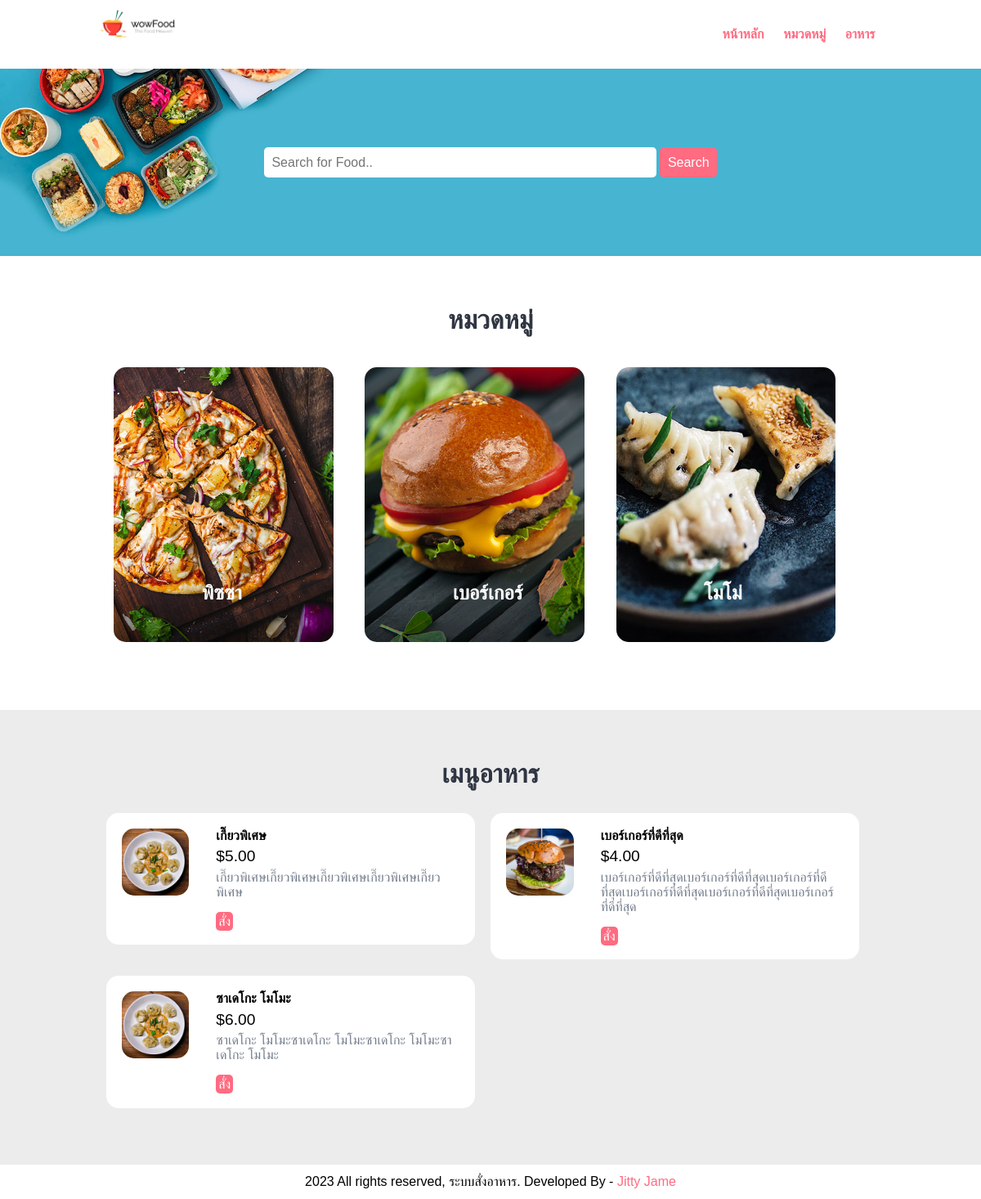
The page / on the database its author committed.
### tables this page shows
CREATE TABLE `tbl_category` (
  `id` int(10) UNSIGNED NOT NULL,
  `title` varchar(100) NOT NULL,
  `image_name` varchar(255) NOT NULL,
  `featured` varchar(10) NOT NULL,
  `active` varchar(10) NOT NULL
);

CREATE TABLE `tbl_food` (
  `id` int(10) UNSIGNED NOT NULL,
  `title` varchar(100) NOT NULL,
  `description` text NOT NULL,
  `price` decimal(10,2) NOT NULL,
  `image_name` varchar(255) NOT NULL,
  `category_id` int(10) UNSIGNED NOT NULL,
  `featured` varchar(10) NOT NULL,
  `active` varchar(10) NOT NULL
);

### index.php (the view, shortened to what this page needs)
<?php include('partials-front/menu.php'); ?>
<section class="food-search text-center">
    <div class="container">
        <form action="<?php echo SITEURL; ?>food-search.php" method="POST">
            <input type="search" name="search" placeholder="Search for Food.." required>
            <input type="submit" name="submit" value="Search" class="btn btn-primary">
        </form>
    </div>
</section>
<section class="categories">
    <div class="container">
        <h2 class="text-center">หมวดหมู่</h2>
        <?php
            $sql = "SELECT * FROM tbl_category WHERE active='Yes' AND featured='Yes' LIMIT 3";
            $res = mysqli_query($conn, $sql);
            $count = mysqli_num_rows($res);
            if($count>0)
            {
                while($row=mysqli_fetch_assoc($res))
                {
                    $id = $row['id'];
                    $title = $row['title'];
                    $image_name = $row['image_name'];
                    ?>
                    <a href="<?php echo SITEURL; ?>category-foods.php?category_id=<?php echo $id; ?>">
                        <div class="box-3 float-container">
                            <?php
                                if($image_name=="")
                                {
                                    echo "<div class='error'>Image not Available</div>";
                                }
                                else
                                {
                                    ?>
                                    <img src="<?php echo SITEURL; ?>images/category/<?php echo $image_name; ?>" alt="Pizza" class="img-responsive img-curve">
                                    <?php
                                }
                            ?>
                            <h3 class="float-text text-white"><?php echo $title; ?></h3>
                        </div>
                    </a>
                    <?php
                }
            }
            else
            {
                echo "<div class='error'>Category not Added.</div>";
            }
        ?>
    </div>
</section>
<section class="food-menu">
    <div class="container">
        <h2 class="text-center">เมนูอาหาร</h2>
        <?php
        $sql2 = "SELECT * FROM tbl_food WHERE active='Yes' AND featured='Yes' LIMIT 6";
        $res2 = mysqli_query($conn, $sql2);
        $count2 = mysqli_num_rows($res2);
        if($count2>0)
        {
            while($row=mysqli_fetch_assoc($res2))
            {
                $id = $row['id'];
                $title = $row['title'];
                $price = $row['price'];
                $description = $row['description'];
                $image_name = $row['image_name'];
                ?>
                <div class="food-menu-box">
                    <div class="food-menu-img">
                        <?php
                            if($image_name=="")
                            {
                                echo "<div class='error'>Image not available.</div>";
                            }
                            else
                            {
                                ?>
                                <img src="<?php echo SITEURL; ?>images/food/<?php echo $image_name; ?>" alt="Chicke Hawain Pizza" class="img-responsive img-curve">
                                <?php
                            }
                        ?>
                    </div>
                    <div class="food-menu-desc">
                        <h4><?php echo $title; ?></h4>
                        <p class="food-price">$<?php echo $price; ?></p>
                        <p class="food-detail">
                            <?php echo $description; ?>
                        </p>
                        <br>
                        <a href="<?php echo SITEURL; ?>order.php?food_id=<?php echo $id; ?>" class="btn btn-primary">สั่ง</a>
                    </div>
                </div>
                <?php
            }
        }
        else
        {
            echo "<div class='error'>Food not available.</div>";
        }
        ?>
    </div>
</section>
<?php include('partials-front/footer.php'); ?>

### partials-front/menu.php (shortened to what this page needs)
<!DOCTYPE html>
<html lang="en">
<head>
    <link rel="stylesheet" href="css/style.css">
</head>
<body>
    <section class="navbar">
        <div class="container">
            <div class="logo">
                <a href="#" title="Logo">
                    <img src="images/logo.png" alt="Restaurant Logo" class="img-responsive">
                </a>
            </div>
            <div class="menu text-right">
                <ul>
                    <li>
                        <a href="<?php echo SITEURL; ?>">หน้าหลัก</a>
                    </li>
                    <li>
                        <a href="<?php echo SITEURL; ?>categories.php">หมวดหมู่</a>
                    </li>
                    <li>
                        <a href="<?php echo SITEURL; ?>foods.php">อาหาร</a>
                    </li>
                </ul>
            </div>
        </div>
    </section>

### partials-front/footer.php (shortened to what this page needs)
    <section class="footer">
        <div class="container text-center">
        <p class="text-center">2023 All rights reserved, ระบบสั่งอาหาร. Developed By - <a href="https://www.facebook.com/profile.php?id=100007282425944"> Jitty Jame</a></p>
        </div>
    </section>
</body>
</html>

### css/style.css (style rules this page uses)
* { margin: 0 0; padding: 0 0; font-family: Arial, Helvetica, sans-serif; }
.container { width: 80%; margin: 0 auto; padding: 1%; }
.img-responsive { width: 100%; }
.img-curve { border-radius: 15px; }
.text-right { text-align: right; }
.text-center { text-align: center; }
.text-white { color: white; }
a { color: #ff6b81; text-decoration: none; }
.btn { padding: 1%; border: none; font-size: 1rem; border-radius: 5px; }
.btn-primary { background-color: #ff6b81; color: white; cursor: pointer; }
h2 { color: #2f3542; font-size: 2rem; margin-bottom: 2%; }
h3 { font-size: 1.5rem; }
.float-container { position: relative; }
.float-text { position: absolute; bottom: 50px; left: 40%; }
.logo { width: 10%; float: left; }
.menu { line-height: 60px; }
.menu ul { list-style-type: none; }
.menu ul li { display: inline; padding: 1%; font-weight: bold; }
.food-search { background-image: url(../images/bg.jpg); background-size: cover; background-repeat: no-repeat; background-position: center; padding: 7% 0; }
.food-search input[type="search"] { width: 50%; padding: 1%; font-size: 1rem; border: none; border-radius: 5px; }
.categories { padding: 4% 0; }
.box-3 { width: 28%; float: left; margin: 2%; }
.food-menu { background-color: #ececec; padding: 4% 0; }
.food-menu-box { width: 43%; margin: 1%; padding: 2%; float: left; background-color: white; border-radius: 15px; }
.food-menu-img { width: 20%; float: left; }
.food-menu-desc { width: 70%; float: left; margin-left: 8%; }
.food-price { font-size: 1.2rem; margin: 2% 0; }
.food-detail { font-size: 1rem; color: #747d8c; }

### rows shown on the page
tbl_category: image_name (picture), title "พิซซา"
tbl_category: image_name (picture), title "เบอร์เกอร์"
tbl_category: image_name (picture), title "โมโม่"
tbl_food: image_name (picture), title "เกี๊ยวพิเศษ", price "5.00", description "เกี๊ยวพิเศษเกี๊ยวพิเศษเกี๊ยวพิเศษเกี๊ยวพิเศษเกี๊ยวพิเศษ"
tbl_food: image_name (picture), title "เบอร์เกอร์ที่ดีที่สุด", price "4.00", description "เบอร์เกอร์ที่ดีที่สุดเบอร์เกอร์ที่ดีที่สุดเบอร์เกอร์ที่ดีที่สุดเบอร์เกอร์ที่ดีที่สุดเบอร์เกอร์ที่ดีที่สุดเบอร์เกอร์ที่ดีที่สุด"
tbl_food: image_name (picture), title "ซาเดโกะ โมโมะ", price "6.00", description "ซาเดโกะ โมโมะซาเดโกะ โมโมะซาเดโกะ โมโมะซาเดโกะ โมโมะ"
